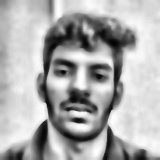
#> input picture data/faces/24mci10070/img_000.jpg, 160 x 160 px
$ python -i preprocessing.py   (imports and definitions only)   (older library calls are emulated)
#> lines starting #> are read from the running program, lines starting #| are printed output that depends on the picture
#> further down, picture is the input picture: shape (160, 160, 3); min 2, max 255, mean 173.4
import cv2
import numpy as np

# [8 lines left out: function to_gray, not called in this run]

def equalize(gray):
    """Enhanced histogram equalization for better contrast"""
    # Apply CLAHE (Contrast Limited Adaptive Histogram Equalization) for better results
    clahe = cv2.createCLAHE(clipLimit=2.0, tileGridSize=(8,8))
    return clahe.apply(gray)

def enhance_image(img):
    """Apply multiple enhancement techniques for better face recognition"""
    # Convert to grayscale if needed
    if len(img.shape) == 3:
        gray = cv2.cvtColor(img, cv2.COLOR_BGR2GRAY)
    else:
        gray = img.copy()

    # Apply Gaussian blur to reduce noise
    blurred = cv2.GaussianBlur(gray, (3, 3), 0)

    # Apply histogram equalization
    equalized = equalize(blurred)
#> in equalize, `return clahe.apply(gray)`:
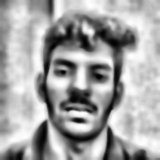
#> returned value: shape (160, 160); min 2, max 255, mean 164.1

    # Apply bilateral filter to reduce noise while preserving edges
    filtered = cv2.bilateralFilter(equalized, 9, 75, 75)
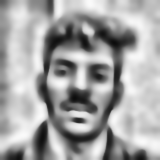
#> filtered: shape (160, 160); min 12, max 250, mean 164.2

    return filtered

# [31 lines left out: function crop_face, not called in this run]

def laplacian_variance(gray):
    """Calculate Laplacian variance for blur detection"""
    return cv2.Laplacian(gray, cv2.CV_64F).var()

# [20 lines left out: function is_good_quality_face, not called in this run]

>>> import cv2
>>> picture = cv2.imread('../data/faces/24mci10070/img_000.jpg')
>>> result = enhance_image(picture)
